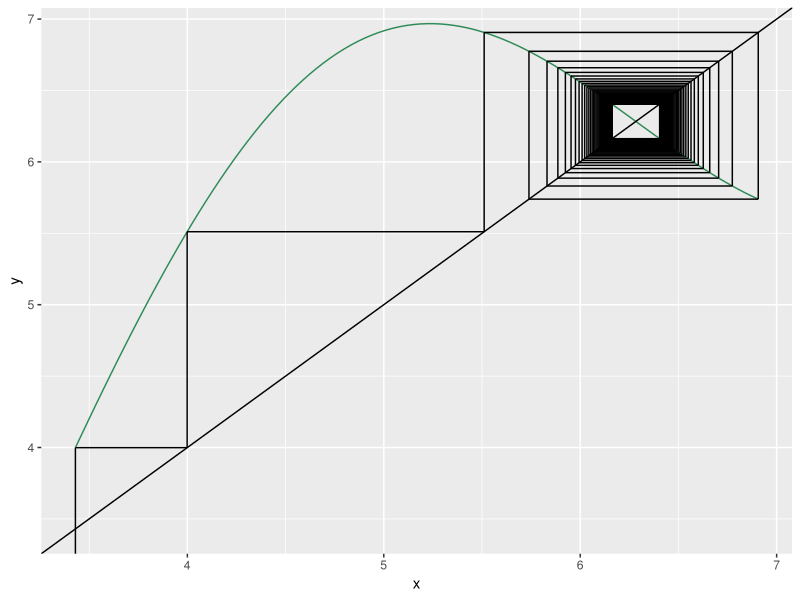
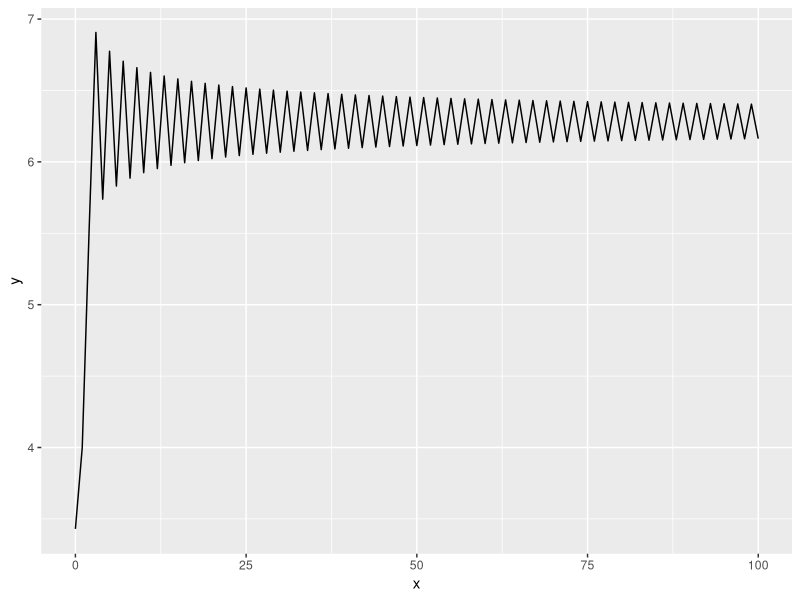

Recreate these plots in R, in order.
## ---- chunk 1
knitr::opts_chunk$set(echo = TRUE)
library(tidyverse)
## ---- chunk 2
# set your initial condition and desired number of iterations:
x_0 <- 3.43
N <- 100

# set the iteration plot x axis range (lower and upper bounds):
x_min <- 0; x_max <- 8
y_min <- -2; y_max <- 8

use_custom_range_x <- FALSE
use_custom_range_y <- FALSE

# declare your function here:
func <- function(x){
  return(-2 * sin(x) + x) # function goes here
}
## ---- chunk 3
get_function_data <- function(range = c(-1, 1), steps = 100){
  
  steps_multiplier <- (range[2]-range[1])/10 
  if(steps_multiplier < 1){steps_multiplier <- 1}
  # adds steps to get data for depending on the number of 10s 
  # in the specified plot x range
  
  x <- seq(from = range[1], to = range[2], length.out = steps * steps_multiplier)
  
  y <- array(dim = steps * steps_multiplier) 
  for(i in 1:length(x)){
    y[i] <- func(x[i])
    } 
  
  return(data.frame(x = x, y = y))
}

graphical_iterator <- function(x_0, N = 100){ 
  
  start <- x_0 
  vert <- FALSE 
  
  xstarts <- c(start)
  ystarts <- c(y_min)
  xends <- c(start)
  yends <- c(func(start)) 
  
  # iteratively get the coordinates of the next segment points
  for(i in 1:(2 * N)) 
    # range = 2 * N because every step will be described by two segments
  {
    # if the last segment was vertical, the next must be horizontal
    if(vert){
      xstarts <- c(xstarts, start)
      ystarts <- c(ystarts, start)
      xends <- c(xends, start)
      yends <- c(yends, func(start)) 
      vert <- FALSE
    }
    else{
      xstarts <- c(xstarts, start)
      ystarts <- c(ystarts, func(start)) 
      xends <- c(xends, func(start)) 
      yends <- c(yends, func(start)) 
      vert <- TRUE
      start <- func(start) # update start value
    }
  }
  return(data.frame(xstarts, ystarts, xends, yends))
}

cobweb_traject <- graphical_iterator(x_0 = x_0, N = N)

if(use_custom_range_x == FALSE){
  x_min <- min(cobweb_traject$xstarts); x_max <- max(cobweb_traject$xends)
}
if(use_custom_range_y == FALSE){
  y_min <- min(cobweb_traject$xstarts); y_max <- max(cobweb_traject$xends)
}

plot_data <- get_function_data(range = c(x_min,x_max))


get_function_iteration_trajectory <- function(x_0, N = 100){
  
  x_t <- x_0
  trajectory <- c(x_t)
  
  for(t in 0:(N-1)){
    x_t <- func(x_t)
    trajectory <- c(trajectory, x_t) # add x_t_1's value to the trajectory vector
  }
  return(trajectory)
}

trajectory <- get_function_iteration_trajectory(x_0 = x_0, N = N)
trajectory <- data.frame(x = 0:(length(trajectory)-1), y = trajectory)
## ---- chunk 4
plot_data %>% 
  ggplot(aes(x, y)) +
  geom_line(colour = "seagreen") +
  geom_abline() + 
  geom_segment(data = cobweb_traject, aes(x = xstarts, y = ystarts, xend = xends, 
                                          yend = yends)) +
  coord_cartesian(xlim = c(x_min, x_max), ylim = c(y_min, y_max)) 
## ---- chunk 5
trajectory
trajectory %>% 
  ggplot(aes(x, y)) +
  geom_line()
